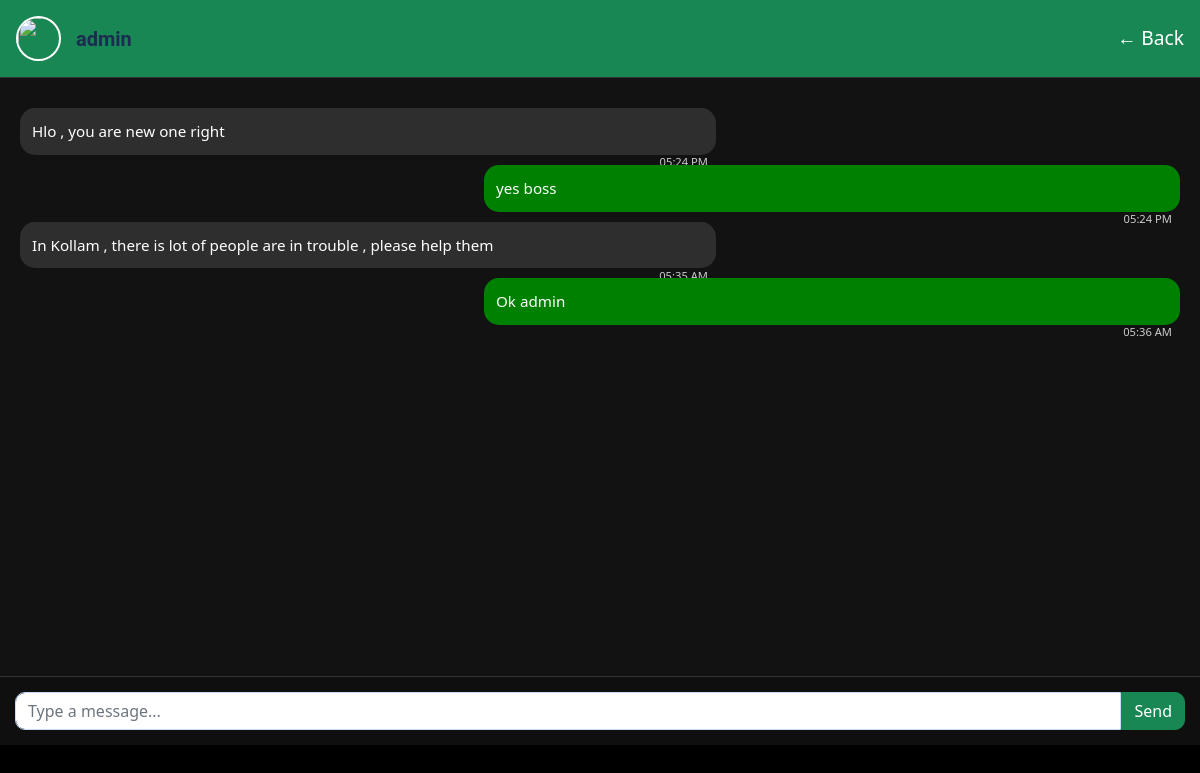
/user/chat_with_user.php?user=admin (signed in), run on the app's committed database.
### tables this page shows
CREATE TABLE `users` (
  `id` int(11) NOT NULL,
  `username` varchar(100) NOT NULL,
  `photo` varchar(255) DEFAULT NULL,
  `password_hash` varchar(255) NOT NULL,
  `role` enum('admin','volunteer') NOT NULL,
  `created_at` timestamp NOT NULL DEFAULT current_timestamp(),
  `full_name` varchar(100) DEFAULT NULL,
  `email` varchar(100) DEFAULT NULL,
  `phone` varchar(20) DEFAULT NULL,
  `address` text DEFAULT NULL,
  `status` tinyint(1) NOT NULL DEFAULT 0 COMMENT '0=pending, 1=approved, 2=declined'
);

CREATE TABLE `messages` (
  `id` int(11) NOT NULL,
  `sender_username` varchar(100) NOT NULL,
  `receiver_username` varchar(100) NOT NULL,
  `message` text NOT NULL,
  `sent_at` timestamp NOT NULL DEFAULT current_timestamp()
);

### user/chat_with_user.php (the view, shortened to what this page needs)
<?php
include '../config/db.php';
$currentUser = $_SESSION['username'];
$chatUser = $_GET['user'] ?? null;
$userStmt = $conn->prepare("SELECT full_name, photo FROM users WHERE username = ?");
$userStmt->bind_param("s", $chatUser);
$userStmt->execute();
$userRes = $userStmt->get_result();
$chatUserData = $userRes->fetch_assoc();
$chatPhoto = $chatUserData['photo'] ?? 'default.jpg';
$chatName = $chatUserData['full_name'] ?? $chatUser;
$msgStmt = $conn->prepare("SELECT * FROM messages
    WHERE (sender_username = ? AND receiver_username = ?)
       OR (sender_username = ? AND receiver_username = ?)
    ORDER BY sent_at ASC");
$msgStmt->bind_param("ssss", $currentUser, $chatUser, $chatUser, $currentUser);
$msgStmt->execute();
$msgResult = $msgStmt->get_result();
$messages = [];
while ($row = $msgResult->fetch_assoc()) {
    $messages[] = $row;
}
?>
<!DOCTYPE html>
<html lang="en">
<head>
  <link rel="stylesheet" href="../assets/css/bootstrap.min.css">
</head>
<body>
<div class="topbar">
  <img src="../assets/images/<?= htmlspecialchars($chatPhoto) ?>" class="chat-avatar">
  <h5 class="mb-0"><?= htmlspecialchars($chatName) ?></h5>
  <a href="chat_list.php" class="back-btn ms-auto">&larr; Back</a>
</div>
<div class="chat-area" id="chatArea">
  <?php if (empty($messages)): ?>
    <p class="text-center text-muted">No messages yet.</p>
  <?php else: ?>
    <?php foreach ($messages as $msg): ?>
      <div class="msg-bubble <?= $msg['sender_username'] === $currentUser ? 'you' : '' ?>">
        <?= htmlspecialchars($msg['message']) ?>
        <small><?= date("h:i A", strtotime($msg['sent_at'])) ?></small>
      </div>
    <?php endforeach; ?>
  <?php endif; ?>
</div>
<form class="chat-input d-flex" action="send_messages.php" method="POST">
  <input type="text" name="message" class="form-control" placeholder="Type a message..." required>
  <button type="submit" class="btn btn-success">Send</button>
</form>
</body>
</html>

### user/chat_with_user.php (style rules this page uses)
body { margin: 0; background-color: #000; color: white; font-family: 'Segoe UI', sans-serif; }
.topbar { background-color: #198754; padding: 1rem; display: flex; align-items: center; gap: 15px; box-shadow: 0 4px 10px rgba(0,0,0,0.2); }
.chat-avatar { width: 45px; height: 45px; border-radius: 50%; object-fit: cover; border: 2px solid #fff; }
.chat-area { padding: 20px; height: 75vh; overflow-y: auto; background-color: #121212; border-top: 1px solid #333; border-bottom: 1px solid #333; }
.msg-bubble { max-width: 60%; padding: 12px; border-radius: 15px; margin: 10px 0; position: relative; font-size: 0.95rem; word-wrap: break-word; background-color: #2e2e2e; color: white; }
.msg-bubble.you { background-color: #008000; margin-left: auto; text-align: left; }
.msg-bubble small { position: absolute; bottom: -16px; right: 8px; font-size: 0.7rem; color: #ccc; }
.chat-input { padding: 15px; background-color: #0f0f0f; }
.chat-input input { border-radius: 10px 0 0 10px; }
.chat-input button { border-radius: 0 10px 10px 0; }
a.back-btn { color: white; text-decoration: none; font-size: 1.2rem; margin-left: auto; }

### data on the page
users: full_name "admin"
messages: message "Hlo , you are new one right", sent_at "05:24 PM"
messages: message "yes boss", sent_at "05:24 PM"
messages: message "In Kollam , there is lot of people are in trouble , please help them", sent_at "05:35 AM"
messages: message "Ok admin", sent_at "05:36 AM"
